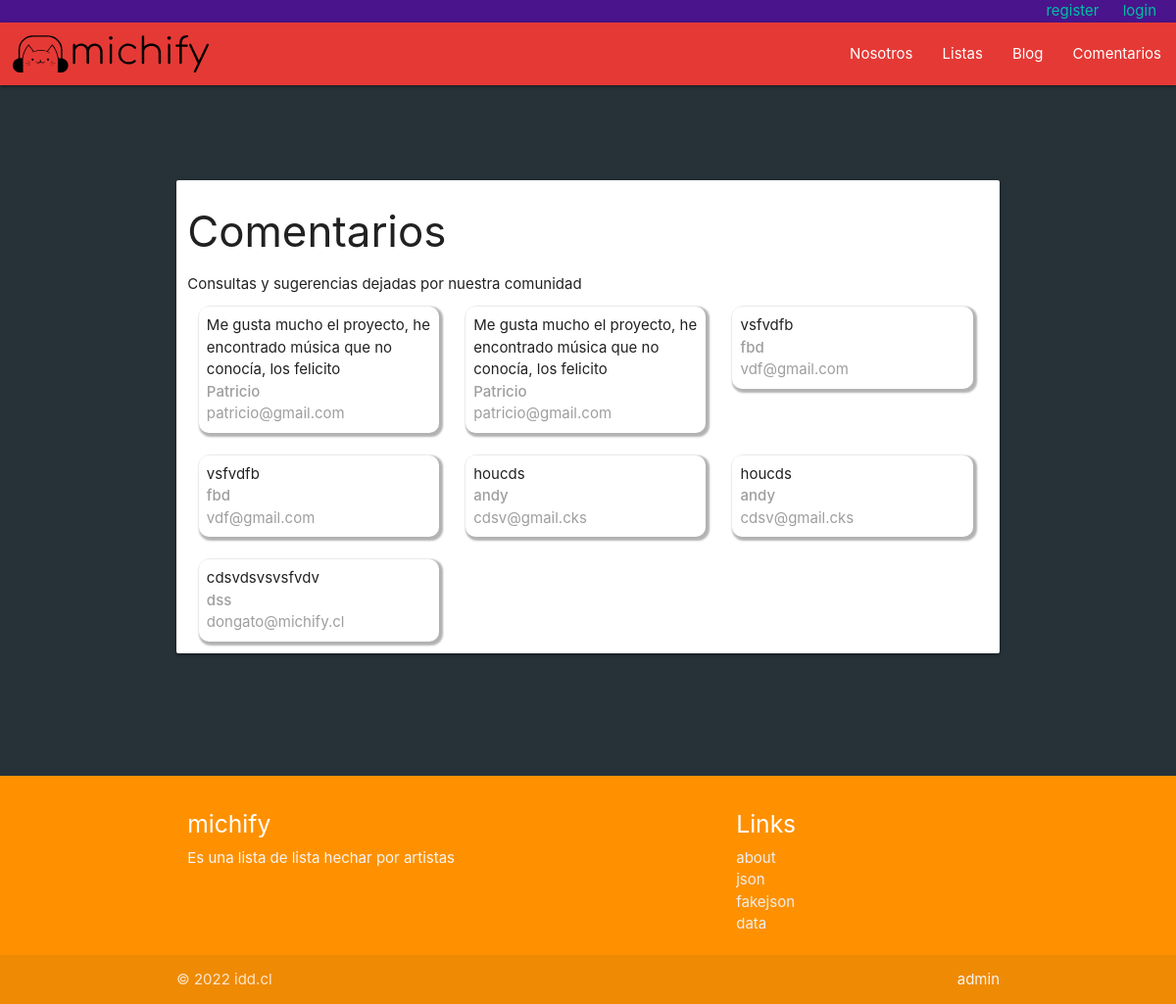
/messages, run on an earlier commit of the app's database.
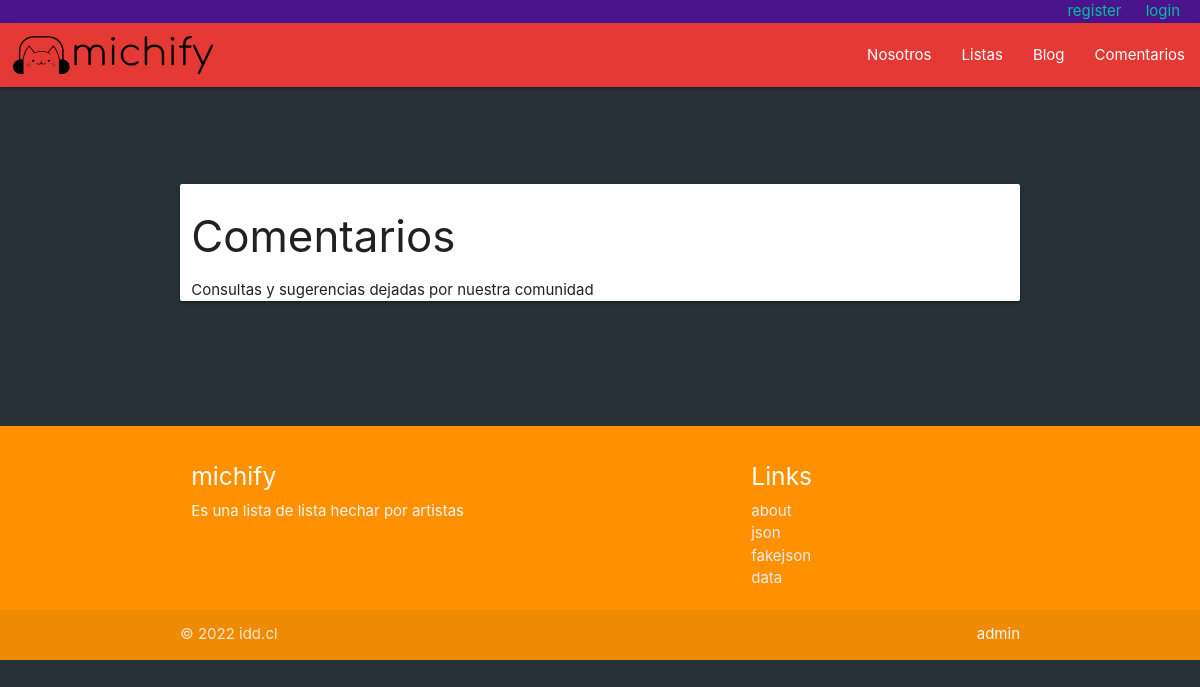
And on a later commit of the database.
### web/models.py (models this page shows, shortened)
class Contact(models.Model):
  name = models.CharField(max_length=200)
  sender = models.EmailField()
  subject = models.CharField(max_length=200)
  message = models.TextField()
  cc_myself = models.BooleanField(default=False)
  sending_date = models.DateTimeField(blank=True, null=True)

### web/views.py (the view)
# urls.py: path('messages', views.message_list, name='message_list'),
def message_list(request):
  messages = Contact.objects.order_by('sending_date')
  return render(request, 'web/message_list.html', {'messages': messages})

### web/templates/web/message_list.html (shortened to what this page needs)
{% extends './base.html' %}
{% load static %}
{% block content %}
    <div class="container">
        <div class="row">
            <br><br><br><br>
            <div class="col s12 card">
                <h3>Comentarios</h3>
                <p>Consultas y sugerencias dejadas por nuestra comunidad</p>
                {% for message in messages %}
                    <div class="postit">
                        <p>{{message.message}}</p>
                        <p class="grey-text"> <strong>{{message.name}}</strong></p>
                        <p class="grey-text">{{message.sender}}</p>
                    </div>
                {% endfor %}
            </div>
        </div>
        <br><br><br><br>
    </div>
{% endblock %}

What changed in the data, as far as the page shows it:
removed Contact: message "Me gusta mucho el proyecto, he encontrado música que no conocía, los felicito", name "Patricio", sender "patricio@gmail.com"
removed Contact: message "Me gusta mucho el proyecto, he encontrado música que no conocía, los felicito", name "Patricio", sender "patricio@gmail.com"
removed Contact: message "vsfvdfb", name "fbd", sender "vdf@gmail.com"
removed Contact: message "vsfvdfb", name "fbd", sender "vdf@gmail.com"
removed Contact: message "houcds", name "andy", sender "cdsv@gmail.cks"
removed Contact: message "houcds", name "andy", sender "cdsv@gmail.cks"
removed Contact: message "cdsvdsvsvsfvdv", name "dss", sender "dongato@michify.cl"
